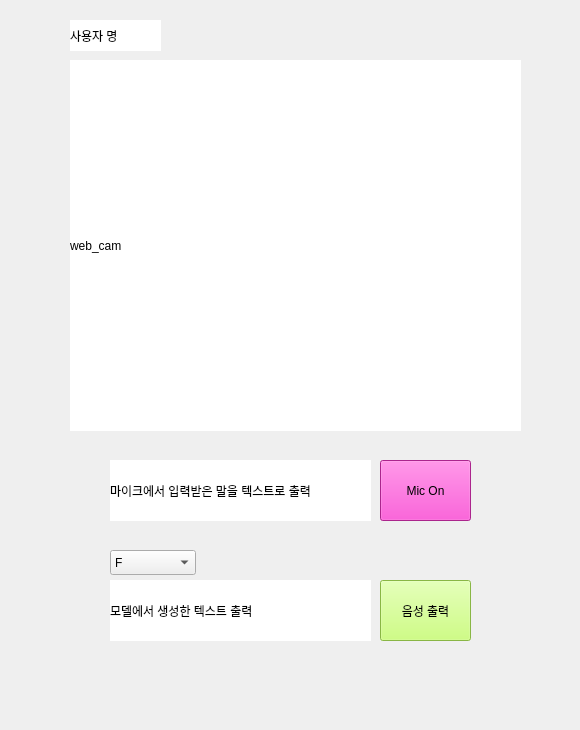
<?xml version="1.0" encoding="UTF-8"?>
<ui version="4.0">
 <class>Form</class>
 <widget class="QWidget" name="Form">
  <property name="geometry">
   <rect>
    <x>0</x>
    <y>0</y>
    <width>580</width>
    <height>730</height>
   </rect>
  </property>
  <property name="windowTitle">
   <string>Form</string>
  </property>
  <widget class="QPushButton" name="btn_Mike_on">
   <property name="geometry">
    <rect>
     <x>380</x>
     <y>460</y>
     <width>91</width>
     <height>61</height>
    </rect>
   </property>
   <property name="styleSheet">
    <string notr="true">background-color: rgb(240, 52, 197);
font: 75 13pt &quot;Ubuntu Mono&quot;;</string>
   </property>
   <property name="text">
    <string>Mic On</string>
   </property>
  </widget>
  <widget class="QLabel" name="Label_User_Name">
   <property name="geometry">
    <rect>
     <x>70</x>
     <y>20</y>
     <width>91</width>
     <height>31</height>
    </rect>
   </property>
   <property name="styleSheet">
    <string notr="true">background-color: rgb(255, 255, 255);</string>
   </property>
   <property name="text">
    <string>사용자 명</string>
   </property>
  </widget>
  <widget class="QPushButton" name="btn_Output">
   <property name="geometry">
    <rect>
     <x>380</x>
     <y>580</y>
     <width>91</width>
     <height>61</height>
    </rect>
   </property>
   <property name="styleSheet">
    <string notr="true">background-color: rgb(192, 255, 96);
font: 75 13pt &quot;Ubuntu Mono&quot;;</string>
   </property>
   <property name="text">
    <string>음성 출력</string>
   </property>
  </widget>
  <widget class="QComboBox" name="cbox_Model">
   <property name="geometry">
    <rect>
     <x>110</x>
     <y>550</y>
     <width>86</width>
     <height>25</height>
    </rect>
   </property>
   <item>
    <property name="text">
     <string>F</string>
    </property>
   </item>
   <item>
    <property name="text">
     <string>T</string>
    </property>
   </item>
   <item>
    <property name="text">
     <string>Default</string>
    </property>
   </item>
  </widget>
  <widget class="QLabel" name="Label_User_Text">
   <property name="geometry">
    <rect>
     <x>110</x>
     <y>460</y>
     <width>261</width>
     <height>61</height>
    </rect>
   </property>
   <property name="styleSheet">
    <string notr="true">background-color: rgb(255, 255, 255);</string>
   </property>
   <property name="text">
    <string>마이크에서 입력받은 말을 텍스트로 출력</string>
   </property>
  </widget>
  <widget class="QLabel" name="Label_Model_Text">
   <property name="geometry">
    <rect>
     <x>110</x>
     <y>580</y>
     <width>261</width>
     <height>61</height>
    </rect>
   </property>
   <property name="styleSheet">
    <string notr="true">background-color: rgb(255, 255, 255);</string>
   </property>
   <property name="text">
    <string>모델에서 생성한 텍스트 출력</string>
   </property>
  </widget>
  <widget class="QLabel" name="Cam_window">
   <property name="geometry">
    <rect>
     <x>70</x>
     <y>60</y>
     <width>451</width>
     <height>371</height>
    </rect>
   </property>
   <property name="styleSheet">
    <string notr="true">background-color: rgb(255, 255, 255);
</string>
   </property>
   <property name="text">
    <string>web_cam</string>
   </property>
  </widget>
 </widget>
 <resources/>
 <connections/>
</ui>
